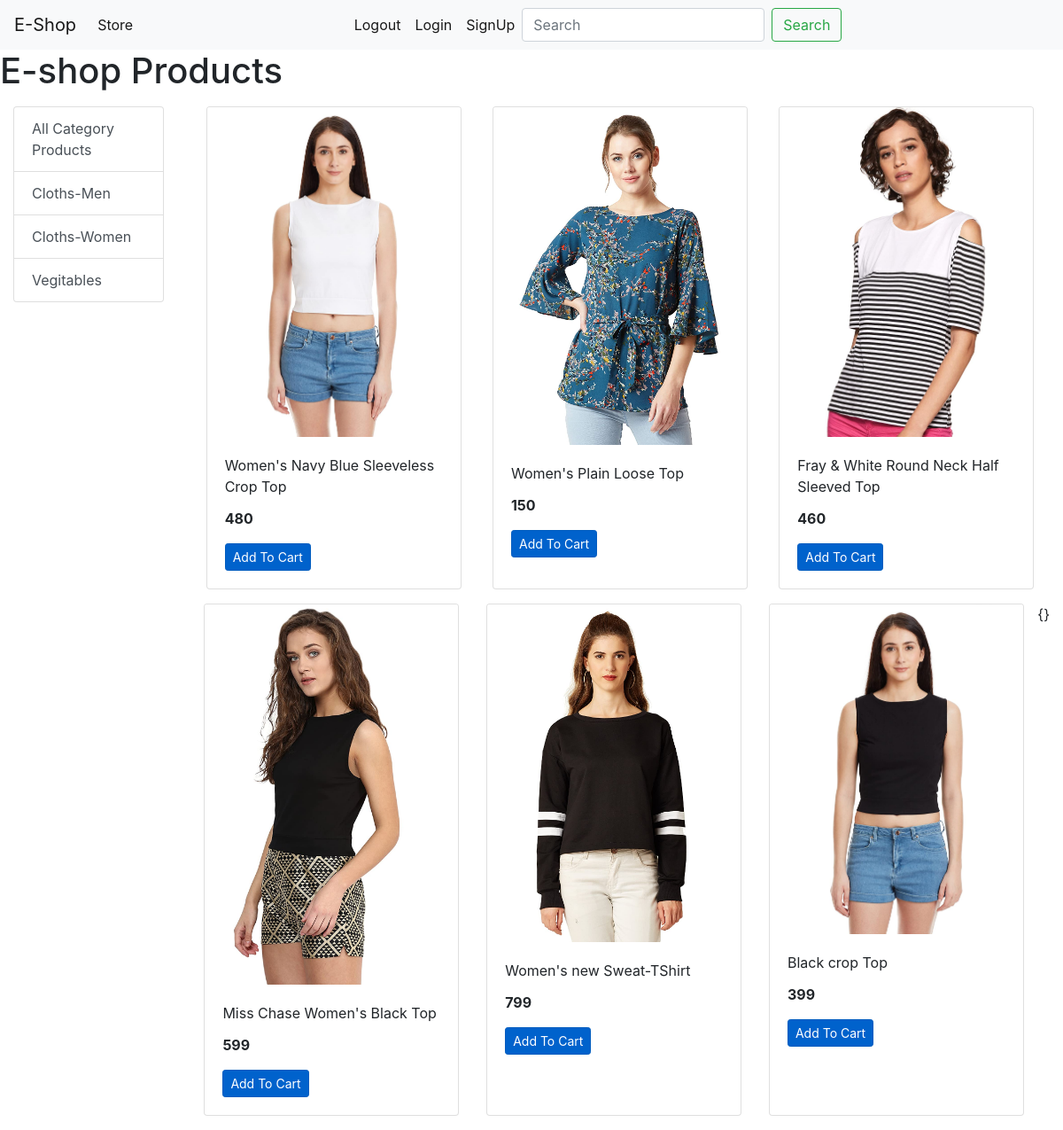
The app's page /?category=2 with its own data.
### store/models/category.py (models this page shows, shortened)
class Category(models.Model):
    name = models.CharField(max_length=20)
    @staticmethod
    def get_all_categories():
        return Category.objects.all()

### store/models/product.py (models this page shows, shortened)
class Product(models.Model):
    name = models.CharField(max_length=50)
    price = models.IntegerField(default=0)
    description = models.CharField(max_length=200,default='')
    image = models.ImageField(upload_to='uploads/products/')
    category = models.ForeignKey(Category,on_delete=models.CASCADE,default=1)
    @staticmethod
    def get_all_products_by_categoryid(category_id):
        if category_id:
            return Product.objects.filter(category = category_id)
        else:
            return Product.get_all_products()

### store/views.py (the view)
# urls.py: path('',index,name='homepage'),
def index(request):
    prods = None
    catergory = Category.get_all_categories()
    categoryID=request.GET.get('category')
    if categoryID:
        prods = Product.get_all_products_by_categoryid(categoryID)
    else:
        prods = Product.get_all_products()
    data={}
    data['product'] = prods
    data['categories'] = catergory
    return render(request,'index.html',data)

### store/templates/index.html
{% extends 'base.html' %}
{% block content %}
    <h1>E-shop Products</h1>
    <div class="container-fluid mt-3">
    <div class="row">
<div class="col-lg-2">
        <div class="list-group">
            <a href="/" class="list-group-item list-group-item-action">All Category Products</a>
            {% for category in categories %}
            <a href="/?category={{category.id}}" class="list-group-item list-group-item-action">{{category.name}}</a>
            {% endfor %}
        </div>
</div>
        <div id="products" class="col-lg-10">
            <div class="row mx-auto">
             {% for prod in product %}
             <div class="card mx-auto mb-3" style="width: 18rem;">
                <img src="{{prod.image.url}}" class="card-img-top" alt="...">
                <div class="card-body">
                  <p class="card-title">{{prod.name}}</p>
                  <p class="card-text"><b>{{prod.price}}</b></p>
                  <a href="#" class="btn btn-primary btn-sm active" role="button" aria-pressed="true">Add To Cart</a>
                </div>
              </div>
             {% endfor %}{}
            </div>
        </div>
    </div>
{% endblock %}

### records on screen
Category: name "Cloths-Men"
Category: name "Cloths-Women"
Category: name "Vegitables"
Product: image (picture), name "Women's Navy Blue Sleeveless Crop Top", price "480"
Product: image (picture), name "Women's Plain Loose Top", price "150"
Product: image (picture), name "Fray & White Round Neck Half Sleeved Top", price "460"
Product: image (picture), name "Miss Chase Women's Black Top", price "599"
Product: image (picture), name "Women's new Sweat-TShirt", price "799"
Product: image (picture), name "Black crop Top", price "399"
